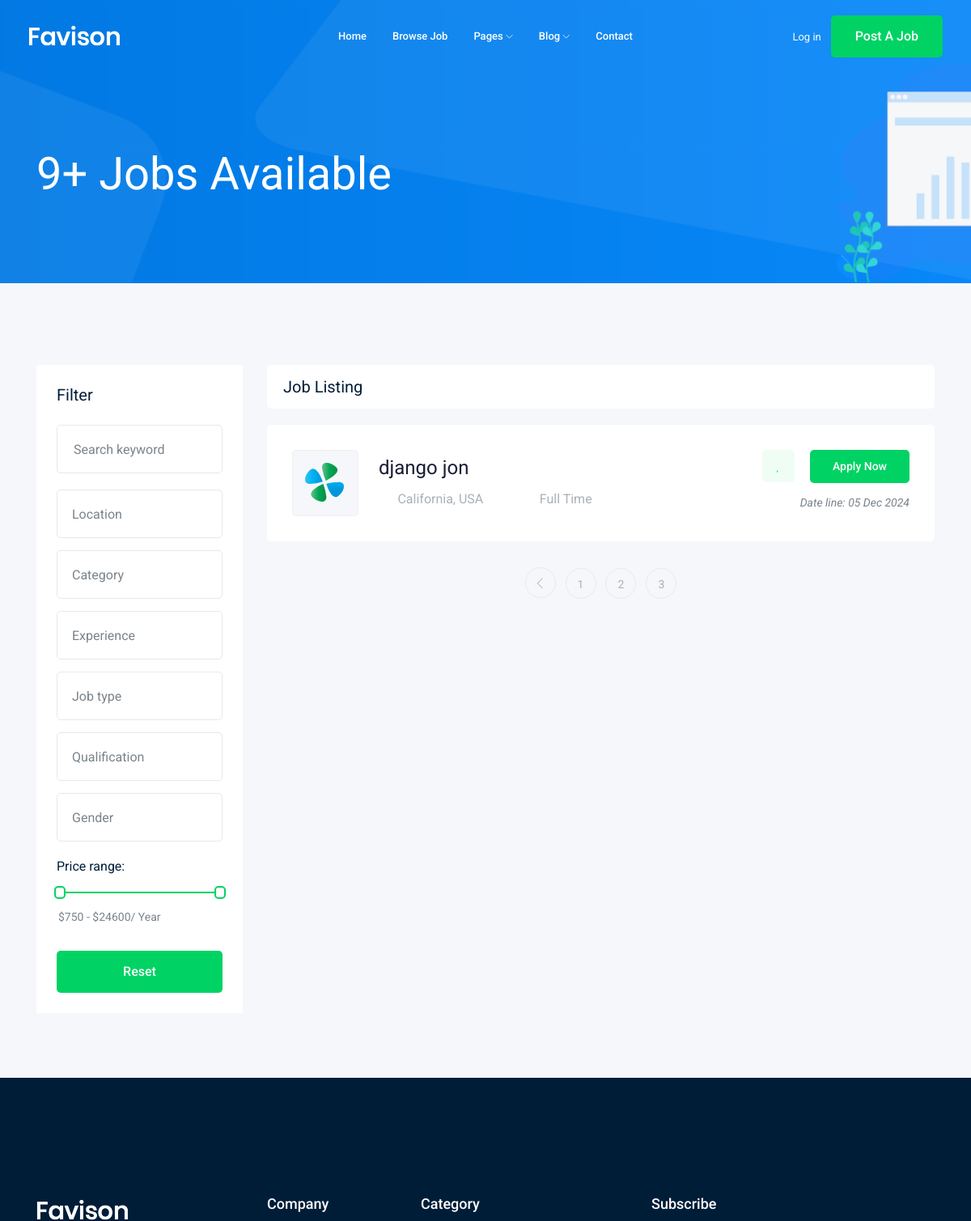
The app's page /jobs/?page=3 (upper part), older data.
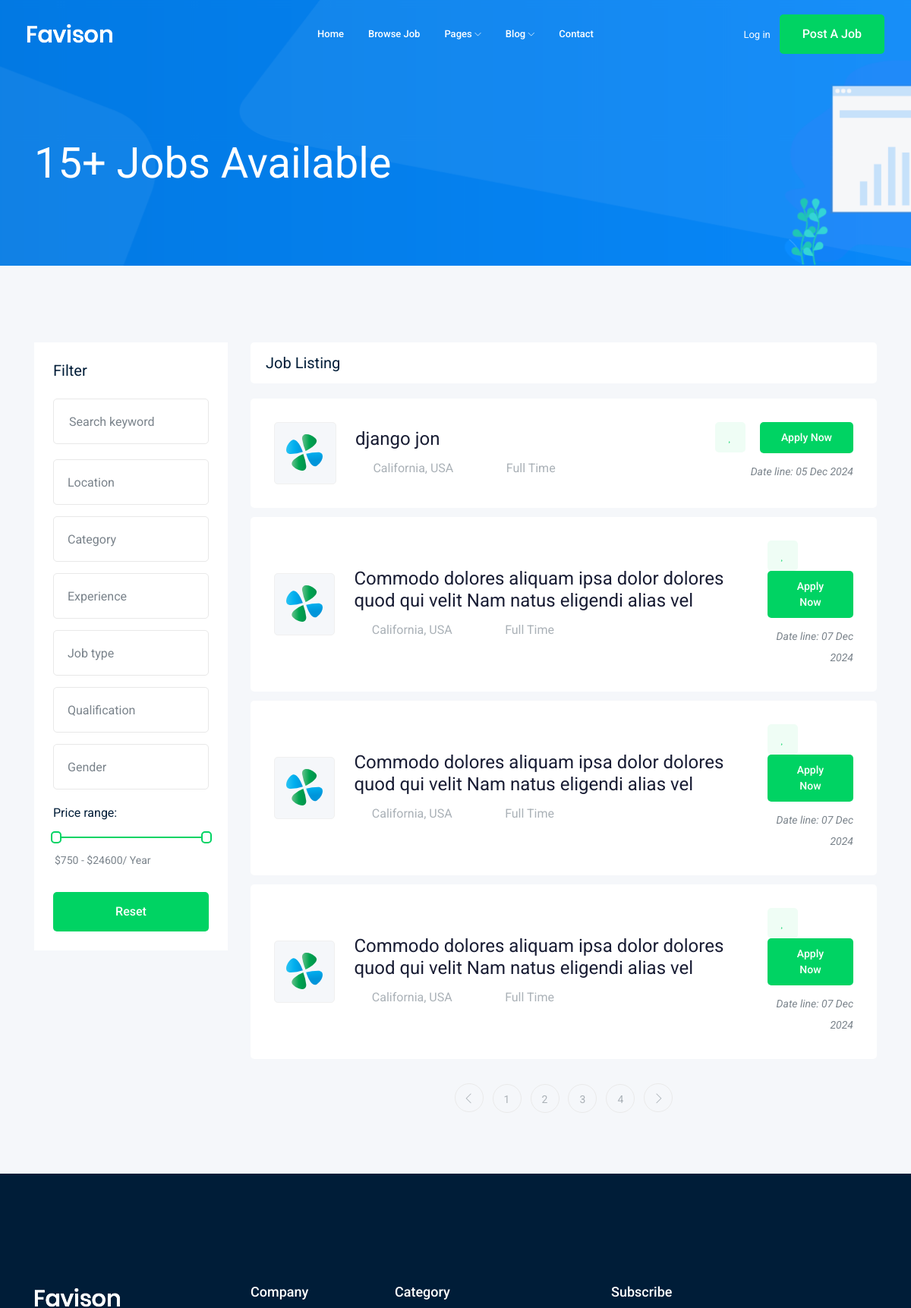
The same page, newer data.
### job/models.py (models this page shows, shortened)
class Job(models.Model):
    owner = models.ForeignKey(User, related_name='job_owner',on_delete=models.CASCADE)
    title = models.CharField(max_length=100)
    job_type = models.CharField(max_length=15,choices=JOB_TYPE)#small amount
    description = models.TextField(max_length=1000)#large amount
    published_at = models.DateTimeField(auto_now=True)
    vacancy = models.IntegerField(default=1)
    salary = models.IntegerField(default=0)
    experience = models.IntegerField(default=1)
    category = models.ForeignKey('Category',on_delete=models.CASCADE)
    image = models.ImageField(upload_to='jobs/')
    slug = models.SlugField(blank=True, null=True)
    def __str__(self):
        return self.title

### job/views.py (the view)
# urls.py: path('',views.job_list,name='job_list'),
def job_list(request):
    job_list = Job.objects.all()
    total_jobs = job_list.count()  # Total number of jobs
    paginator = Paginator(job_list,4)
    page_number = request.GET.get('page')
    page_obj = paginator.get_page(page_number)
    return render(request, 'job/job_list.html', {'jobs': page_obj, 'total_jobs': total_jobs})

### job/templates/job/job_list.html (shortened to what this page needs)
{% extends 'base.html'%}
{% block body %}
    <div class="bradcam_area bradcam_bg_1">
        <div class="container">
            <div class="row">
                <div class="col-xl-12">
                    <div class="bradcam_text">
                        <h3>{{ total_jobs }}+ Jobs Available</h3>
                    </div>
                </div>
            </div>
        </div>
    </div>
    <div class="job_listing_area plus_padding">
        <div class="container">
            <div class="row">
                <div class="col-lg-3">
                    <div class="job_filter white-bg">
                        <div class="form_inner white-bg">
                            <h3>Filter</h3>
                            <form action="#">
                                <div class="row">
                                    <div class="col-lg-12">
                                        <div class="single_field">
                                            <input type="text" placeholder="Search keyword">
                                        </div>
                                    </div>
                                    <div class="col-lg-12">
                                    </div>
                                    <div class="col-lg-12">
                                    </div>
                                    <div class="col-lg-12">
                                    </div>
                                    <div class="col-lg-12">
                                    </div>
                                    <div class="col-lg-12">
                                    </div>
                                    <div class="col-lg-12">
                                    </div>
                                </div>
                            </form>
                        </div>
                        <div class="range_wrap">
                            <label for="amount">Price range:</label>
                            <div id="slider-range"></div>
                            <p>
                                <input type="text" id="amount" readonly style="border:0; color:#7A838B; font-size: 14px; font-weight:400;">
                            </p>
                        </div>
                        <div class="reset_btn">
                            <button  class="boxed-btn3 w-100" type="submit">Reset</button>
                        </div>
                    </div>
                </div>
                <div class="col-lg-9">
                    <div class="recent_joblist_wrap">
                        <div class="recent_joblist white-bg ">
                            <div class="row align-items-center">
                                <div class="col-md-6">
                                    <h4>Job Listing</h4>
                                </div>
                            </div>
                        </div>
                    </div>
                    <div class="job_lists m-0">
                        <div class="row">
                        {% for job in jobs %}
                            <div class="col-lg-12 col-md-12">
                                <div class="single_jobs white-bg d-flex justify-content-between">
                                    <div class="jobs_left d-flex align-items-center">
                                        <div class="thumb">
                                            <img src="img/svg_icon/1.svg" alt="">
                                        </div>
                                        <div class="jobs_conetent">
                                            <a href="{% url 'jobs:job_detail' job.slug %}"><h4>{{job}}</h4></a>
                                            <div class="links_locat d-flex align-items-center">
                                                <div class="location">
                                                    <p> <i class="fa fa-map-marker"></i> California, USA</p>
                                                </div>
                                                <div class="location">
                                                    <p> <i class="fa fa-clock-o"></i>{{job.job_type}}</p>
                                                </div>
                                            </div>
                                        </div>
                                    </div>
                                    <div class="jobs_right">
                                        <div class="apply_now">
                                            <a class="heart_mark" href="#"> <i class="fa fa-heart"></i> </a>
                                            <a href="{% url 'jobs:job_detail' job.slug %}" class="boxed-btn3">Apply Now</a>
                                        </div>
                                        <div class="date">
                                            <p>Date line: {{job.published_at|date:'d M o'}}</p>
                                        </div>
                                    </div>
                                </div>
                            </div>
                        {% endfor %}
                        </div>
                        {% if jobs.has_other_pages %}
                        <div class="row">
                            <div class="col-lg-12">
                                <div class="pagination_wrap">
                                    <ul>
                                    {% if jobs.has_previous %}
                                        <li><a href="?page={{jobs.previous_page_number}}"><i class="ti-angle-left"></i> </a></li>
                                    {% endif %}
                                    {% for i in jobs.paginator.page_range %}
                                        <li><a href="?page={{i}}"><span>{{i}}</span></a></li>
                                    {% endfor %}
                                    {% if jobs.has_next %}
                                        <li><a href="?page={{jobs.next_page_number}}"> <i class="ti-angle-right"></i> </a></li>
                                    {% endif %}
                                    </ul>
                                </div>
                            </div>
                        </div>
                        {% endif %}
                    </div>
                </div>
            </div>
        </div>
    </div>
{% endblock body %}

### templates/base.html (shortened to what this page needs)
{% load static %}
<!doctype html>
<html class="no-js" lang="zxx">
<head>
    <link rel="stylesheet" href="{% static 'css/bootstrap.min.css' %}">
    <link rel="stylesheet" href="{% static 'css/owl.carousel.min.css' %}">
    <link rel="stylesheet" href="{% static 'css/magnific-popup.css' %}">
    <link rel="stylesheet" href="{% static 'css/font-awesome.min.css' %}">
    <link rel="stylesheet" href="{% static 'css/themify-icons.css' %}">
    <link rel="stylesheet" href="{% static 'css/nice-select.css' %}">
    <link rel="stylesheet" href="{% static 'css/flaticon.css' %}">
    <link rel="stylesheet" href="{% static 'css/jquery-ui.css' %}">
    <link rel="stylesheet" href="{% static 'css/gijgo.css' %}">
    <link rel="stylesheet" href="{% static 'css/animate.min.css' %}">
    <link rel="stylesheet" href="{% static 'css/slicknav.css' %}">
    <link rel="stylesheet" href="{% static 'css/style.css' %}">
</head>
<body>
    <header>
        <div class="header-area ">
            <div id="sticky-header" class="main-header-area">
                <div class="container-fluid ">
                    <div class="header_bottom_border">
                        <div class="row align-items-center">
                            <div class="col-xl-3 col-lg-2">
                                <div class="logo">
                                    <a href="index.html">
                                        <img src="img/logo.png" alt="">
                                    </a>
                                </div>
                            </div>
                            <div class="col-xl-6 col-lg-7">
                                <div class="main-menu  d-none d-lg-block">
                                    <nav>
                                        <ul id="navigation">
                                            <li><a href="index.html">home</a></li>
                                            <li><a href="jobs.html">Browse Job</a></li>
                                            <li><a href="#">pages <i class="ti-angle-down"></i></a>
                                            </li>
                                            <li><a href="#">blog <i class="ti-angle-down"></i></a>
                                            </li>
                                            <li><a href="contact.html">Contact</a></li>
                                        </ul>
                                    </nav>
                                </div>
                            </div>
                            <div class="col-xl-3 col-lg-3 d-none d-lg-block">
                                <div class="Appointment">
                                    <div class="phone_num d-none d-xl-block">
                                        <a href="#">Log in</a>
                                    </div>
                                    <div class="d-none d-lg-block">
                                        <a class="boxed-btn3" href="#">Post a Job</a>
                                    </div>
                                </div>
                            </div>
                            <div class="col-12">
                            </div>
                        </div>
                    </div>
                </div>
            </div>
        </div>
    </header>
    {% block body %}
    {% endblock body %}
    <footer class="footer">
        <div class="footer_top">
            <div class="container">
                <div class="row">
                    <div class="col-xl-3 col-md-6 col-lg-3">
                        <div class="footer_widget wow fadeInUp" data-wow-duration="1s" data-wow-delay=".3s">
                            <div class="footer_logo">
                                <a href="#">
                                    <img src="img/logo.png" alt="">
                                </a>
                            </div>
                        </div>
                    </div>
                    <div class="col-xl-2 col-md-6 col-lg-2">
                        <div class="footer_widget wow fadeInUp" data-wow-duration="1.1s" data-wow-delay=".4s">
                            <h3 class="footer_title">
                                Company
                            </h3>
                        </div>
                    </div>
                    <div class="col-xl-3 col-md-6 col-lg-3">
                        <div class="footer_widget wow fadeInUp" data-wow-duration="1.2s" data-wow-delay=".5s">
                            <h3 class="footer_title">
                                Category
                            </h3>
                        </div>
                    </div>
                    <div class="col-xl-4 col-md-6 col-lg-4">
                        <div class="footer_widget wow fadeInUp" data-wow-duration="1.3s" data-wow-delay=".6s">
                            <h3 class="footer_title">
                                Subscribe
                            </h3>
                        </div>
                    </div>
                </div>
            </div>
        </div>
    </footer>
</body>
</html>

Row changes from the older to the newer data that the page shows:
added Job: title "Commodo dolores aliquam ipsa dolor dolores quod qui velit Nam natus eligendi alias vel", job_type "Full Time", published_at "07 Dec 2024"
added Job: title "Commodo dolores aliquam ipsa dolor dolores quod qui velit Nam natus eligendi alias vel", job_type "Full Time", published_at "07 Dec 2024"
added Job: title "Commodo dolores aliquam ipsa dolor dolores quod qui velit Nam natus eligendi alias vel", job_type "Full Time", published_at "07 Dec 2024"
Text that changed along with them:
{{ total_jobs }}: "9" → "15"
new list line: "4"
